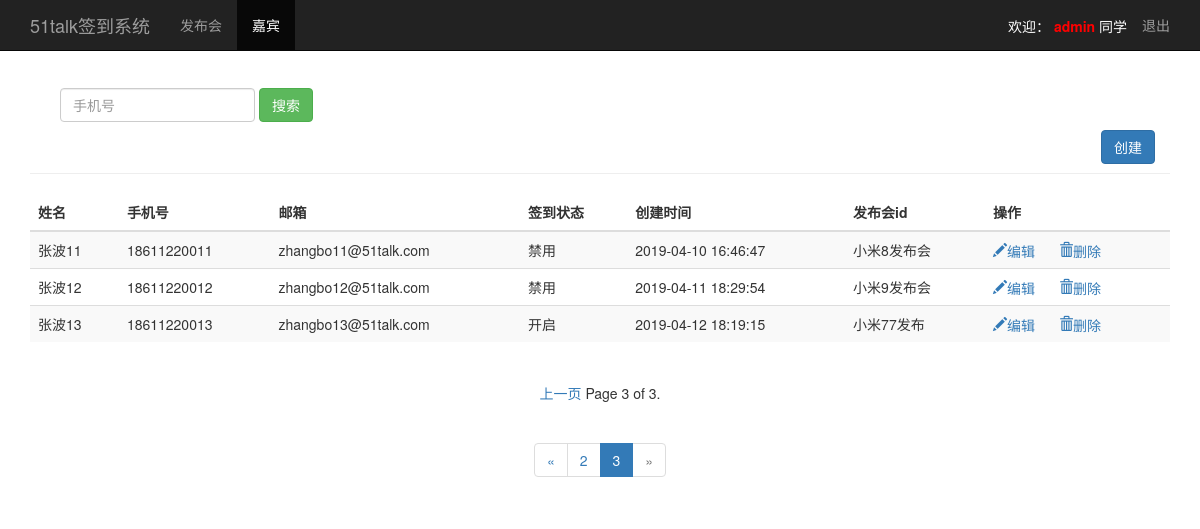
/search_phone/?page=3 (signed in), run on an earlier commit of the app's database.
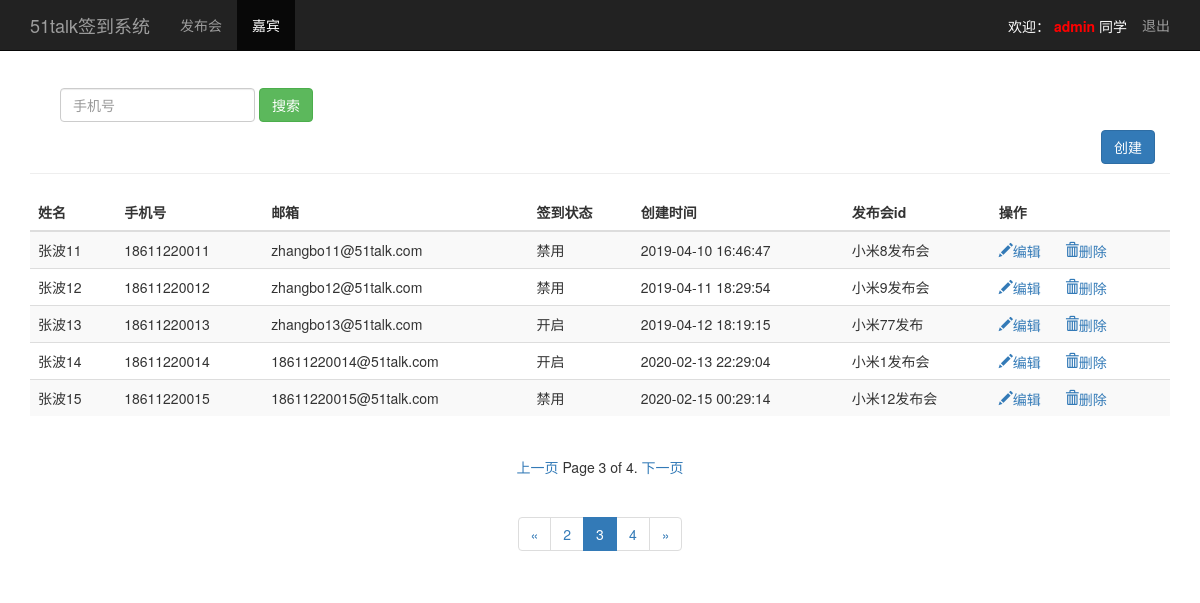
And on a later commit of the database.
### sign/models.py (models this page shows, shortened)
class Guest(models.Model):
    event = models.ForeignKey(Event,on_delete=models.CASCADE)
    realname = models.CharField("嘉宾姓名",max_length=64)
    phone = models.CharField("嘉宾手机号",max_length=16)
    email = models.EmailField("嘉宾邮箱",)
    sign = models.BooleanField("嘉宾签到状态")
    create_time = models.DateTimeField(auto_now=True)
    class Meta:
        unique_together = ("event","phone")
        ordering = ['-id']

class Event(models.Model):
    name = models.CharField("发布会名称",max_length=100)
    limit = models.IntegerField("发布会人数")
    status = models.BooleanField("发布会状态")
    address = models.CharField("发布会地址",max_length=200)
    start_time = models.DateTimeField("发布会时间")
    create_time = models.DateTimeField(auto_now=True)
    class Meta:
        ordering = ['-id']
    def __str__(self):
        return self.name

### sign/views.py (the view)
# urls.py: path('search_phone/',views.search_phone),
@login_required
def search_phone(request):
    username = request.session.get('user','')
    search_phone = request.GET.get('phone','')
    guests = Guest.objects.filter(phone__contains=search_phone).order_by('id') #按照id升序
    if len(guests) == 0:
        return render(request,"guest_manage.html",{"user":username,"type":"list",
                                                   "search_result":"result_not",
                                                   "hint":"搜索嘉宾查询结果为空，请重新查询！！！"})
    paginator = Paginator(guests,5)
    page = request.GET.get('page')
    try:
        contacts = paginator.page(page)
    except PageNotAnInteger:
        contacts = paginator.page(1)
    except EmptyPage:
        contacts = paginator.page(paginator.num_pages)
    return render(request,"guest_manage.html",{"user":username,"guests":contacts,
                                               "type":"list","search_result":"result_data",
                                               "phone":search_phone})

### sign/templates/guest_manage.html (shortened to what this page needs)
<!DOCTYPE html>
<html lang="zh-CN">
  <head>
      {% load bootstrap3 %}
      {% bootstrap_css %}
  </head>
<body>
      <nav class="navbar navbar-fixed-top navbar-inverse">
          <div class="container">
              <div class="navbar-header">
                  <a class="navbar-brand" href="/event_manage/">51talk签到系统</a>
              </div>
              <div id="navbar" class="collapse navbar-collapse">
                  <ul class="nav navbar-nav">
                      <li>
                        <a href="/event_manage/">发布会</a>
                      </li>
                      <li class="active">
                        <a href="/guest_manage/">嘉宾</a>
                      </li>
                  </ul>
                  <ul class="nav navbar-nav navbar-right">
                      <li>
                          <div style="margin-top: 16px;color:white;">欢迎：
                              <span style="font-weight:bold;color:red;"> {{ user }} </span>
                              <span> 同学</span>
                          </div>
                      </li>
                      <li>
                        <a href="/logout/">退出</a>
                      </li>
                  </ul>
              </div>
          </div>
      </nav>
      {% if type == "list" %}
      <div class="container theme-showcase" role="main">
          <div class="page-header" style="margin-top: 80px;">
               <div id="navbar1" class="navbar-collapse collapse">
                  <form class="navbar-form" method="get" action="/search_phone/">
                      <div class="form-group">
                          <input name="phone" type="tel" placeholder="手机号" class="form-control">
                      </div>
                      <button type="submit" class="btn btn-success">搜索</button>
                  </form>
                  <button class="btn btn-primary" name="submit" style="float:right;"
                          onclick="location.href='/guest_manage/add_guest/'">创建
                  </button>
               </div>
          </div>
          <div class="row">
              <div class="col-md-6" style="width:1170px;">
                  <table class="table table-striped">
                      <thead>
                          <tr>
                              <th>姓名</th>
                              <th>手机号</th>
                              <th>邮箱</th>
                              <th>签到状态</th>
                              <th>创建时间</th>
                              <th>发布会id</th>
                              <th>操作</th>
                          </tr>
                      </thead>
                      <tbody>
                          {% for guest in guests %}
                          <tr>
                              <td>{{ guest.realname}}</td>
                              <td>{{ guest.phone}}</td>
                              <td>{{ guest.email}}</td>
                              <td>
                                  {% if guest.sign == True %}
                                  <span>开启</span>
                                  {% elif guest.sign == False %}
                                  <span>禁用</span>
                                  {% endif %}
                              </td>
                              <td>{{ guest.create_time | date:"Y-m-d H:i:s"}}</td>
                              <td>{{ guest.event }}</td>
                              <td>
                                  <a href="/guest_manage/edit_guest/{{ guest.id }}/">
                                      <i class="glyphicon glyphicon-pencil">编辑</i>
                                  </a>
                                  <a href="#" style="margin-left:20px;">
                                      <i class="glyphicon glyphicon-trash">删除</i>
                                  </a>
                              </td>
                          </tr>
                          {% endfor %}
                      </tbody>
                  </table>
              </div>
          </div>
     </div>
      {% endif %}
      <div class="container-fluid">
          <div class="col-sm-9 col-sm-offset-3 col-md-10 col-md-offset-2 main">
          </div>
      </div>
      <div style="text-align: center;">
          <div class="pagination">
              <span class="step-links">
                  {% if guests.has_previous %}
                        {% if phone %}
                            <a href="?phone={{ phone }}&page={{ guests.previous_page_number}}">上一页</a>
                        {% else %}
                            <a href="?page={{ guests.previous_page_number}}">上一页</a>
                        {% endif %}
                  {% endif %}
                        {% if guests %}
                             <span class="current">
                                 Page {{ guests.number }} of {{ guests.paginator.num_pages }}.
                             </span>
                        {% endif %}
                  {% if guests.has_next %}
                      {% if phone %}
                            <a href="?phone={{ phone }}&page={{ guests.next_page_number}}">下一页</a>
                      {% else %}
                            <a href="?page={{ guests.next_page_number }}">下一页</a>
                      {% endif %}
                  {% endif %}
              </span>
          </div>
      </div>
      {% if search_result == "result_data" %}
      <div class="container" style="text-align: center;">
          <div class="pagination">
              {% if guests.has_previous %}
                  {% if name %}
                      <li><a href="?name={{ name }}&page={{ guests.previous_page_number}}">&laquo;</a></li>
                      <li><a href="?name={{ name }}&page={{ guests.previous_page_number}}">{{ guests.previous_page_number}}</a></li>
                  {% else %}
                      <li><a href="?page={{ guests.previous_page_number}}">&laquo;</a></li>
                      <li><a href="?page={{ guests.previous_page_number}}">{{ guests.previous_page_number}}</a></li>
                  {% endif %}
              {% endif %}
              {% if guests %}
                  {% if guests.has_previous %}
                      <li class="active"><a href="?name={{ name }}&page={{ guests.number}}">{{ guests.number}}</a></li>
                  {% endif %}
              {% endif %}
              {% if guests.has_next %}
                  {% if name %}
                      <li><a href="?name={{ name }}&page={{ guests.next_page_number}}">{{ guests.next_page_number}}</a></li>
                      <li><a href="?name={{ name }}&page={{ guests.next_page_number}}">&raquo;</a></li>
                  {% else %}
                      <li><a href="?page={{ guests.next_page_number}}">{{ guests.next_page_number}}</a></li>
                      <li><a href="?page={{ guests.next_page_number}}">&raquo;</a></li>
                  {% endif %}
              {% else %}
                  <li class="disabled"><a href="#">&raquo;</a></li>
              {% endif %}
      </div>
      {% endif %}
</body>
</html>

What changed in the data, as far as the page shows it:
added Guest: realname "张波14", phone "18611220014", email "18611220014@51talk.com", sign "开启", create_time "2020-02-13 22:29:04", event "小米1发布会"
added Guest: realname "张波15", phone "18611220015", email "18611220015@51talk.com", sign "禁用", create_time "2020-02-15 00:29:14", event "小米12发布会"
Also different on the page:
{{ guests.paginator.num_pages }}: "3" → "4"
{{ guests.next_page_number }}: (not shown) → "4"
text now shown: "下一页"
